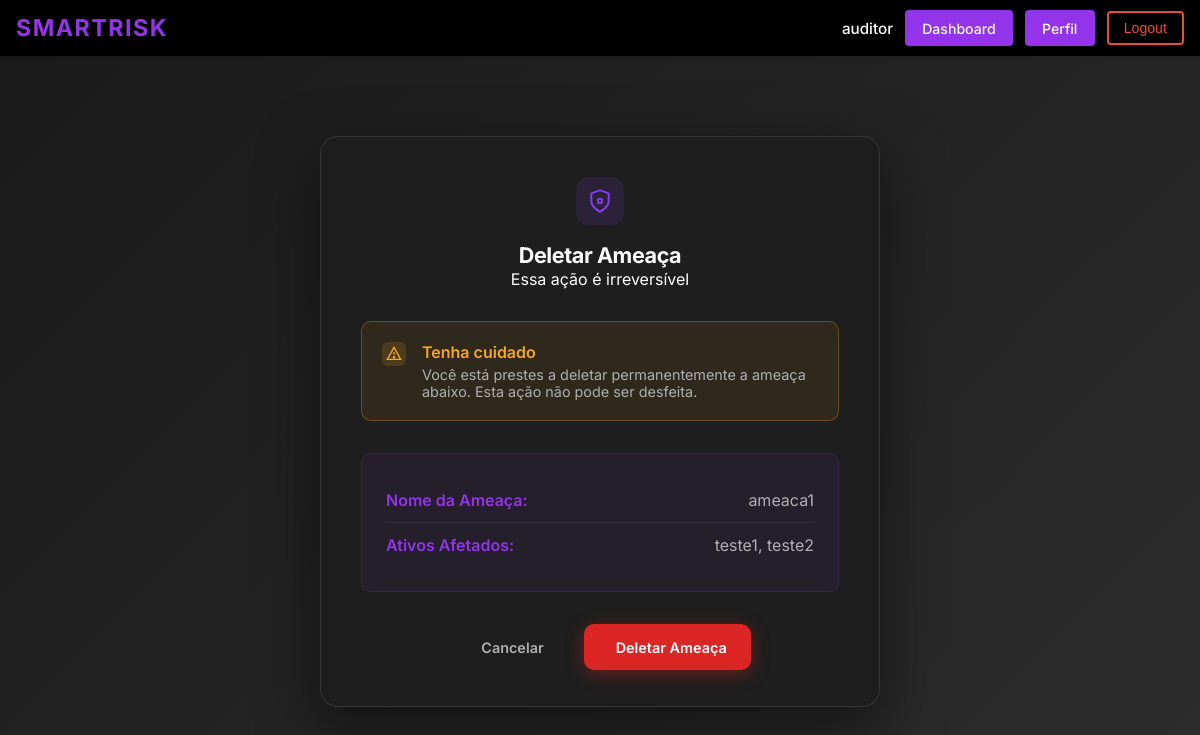
Page /deletar_ameaca/1/ (signed in) on the committed database.
### ismsapp/models.py (models this page shows, shortened)
class Ameaca(models.Model):
    """The name/title of the threat."""
    nome = models.CharField(
        max_length=255,
        help_text="Nome ou título da ameaça (ex: Ransomware Cryptolocker).",
    )
    """The assets that this threat targets. A threat can affect multiple assets."""
    ativos = models.ManyToManyField(
        Ativo,
        related_name = "ameacas",
        help_text = "Os ativos que esta ameaça tem como alvo.",
    )
    class Meta:
        verbose_name = "Ameaça"
        verbose_name_plural = "Ameaças"

class Ativo(models.Model):
    """Name/identifier of the asset (e.g., 'Servidor de Banco de Dados Prod-01')."""
    nome = models.CharField(
        max_length=255,
        default="Ativo",
        help_text="Nome único ou identificador do ativo (ex.: 'Servidor de Banco de Dados Prod-01').",
    )
    """Foreign key to the asset category that classifies this asset."""
    categoria = models.ForeignKey(
        CategoriaAtivo,
        on_delete=models.SET_NULL,
        null=True,
        related_name="ativos",
        help_text="Categoria que classifica este ativo.",
    )
    """Numeric score for the Confidentiality dimension, indicating how sensitive the asset's information is. Higher values mean greater damage if data is disclosed without authorization."""
    confidencialidade = models.PositiveSmallIntegerField(
        verbose_name = "Confidencialidade (C)",
        default = 0,
        help_text = (
            "Grau de sensibilidade das informações deste ativo. "
            "Uma pontuação mais alta indica maior prejuízo caso os dados sejam divulgados sem autorização."
        ),
    )
    """Numeric score for the Integrity dimension, indicating how critical it is that the asset's data remains accurate and unaltered. Higher values mean greater harm if data is modified or corrupted."""
    integridade = models.PositiveSmallIntegerField(
        verbose_name = "Integridade (I)",
        default = 0,
        help_text = (
            "Grau de criticalidade do dado deste ativo. "
            "Uma pontuação mais alta indica maior dano se os dados forem modificados ou corrompidos."
        ),
    )
    """Numeric score for the Availability dimension, indicating how important it is that the asset is accessible when needed. Higher values mean more severe impact if the asset becomes unavailable."""
    disponibilidade = models.PositiveSmallIntegerField(
        verbose_name = "Disponibilidade (D)",
        default = 0,
        help_text = (
            "Grau de importância do acesso a este ativo quando necessário. "
            "Uma pontuação mais alta indica impacto mais severo se o ativo se tornar indisponível."
        ),
    )
    """The Privacy dimension score, indicating how much the asset handles personal data subject to privacy regulations. Higher values mean greater exposure to privacy-related obligations and risks."""
    privacidade = models.PositiveSmallIntegerField(
        verbose_name = "Privacidade (P)",
        default = 0,
        help_text = (
            "O grau em que este ativo lida com dados pessoais sujeitos a regulamentações de privacidade. "
            "Uma pontuação mais alta indica maior exposição a obrigações e riscos relacionados à privacidade."
        ),
    )
    """Composite CIDP weight calculated from the four dimension scores previously defined. This value is used in risk scoring to reflect the overall criticality of the asset. Consider overriding the save() method or using a @property to automatically keep this value in sync whenever any of the individual dimension scores are updated."""
    peso_cidp = models.DecimalField(
        max_digits = 5,
        decimal_places = 2,
        default = 0,
        help_text = (
            "Peso composto CIDP calculado a partir das quatro pontuações de dimensão acima. "
        ),
    )
    class Meta:
        verbose_name = "Ativo"
        verbose_name_plural = "Ativos"

### ismsapp/views.py (the view, shortened to what this page needs)
# urls.py: path("deletar_ameaca/<int:ameaca_id>/", views.DeleteAmeacaView.as_view(), name="deletar_ameaca"),
class DeleteAmeacaView(View):
    template_name = "ismsapp/deletar_ameaca.html"
    def _check_permission(self, user):
        if not user.is_authenticated:
            return False
        user_profile = getattr(user, 'profile', None)
        if not user_profile:
            return False
        allowed_actors = [
            UserProfile.Actor.AUDITOR,
            UserProfile.Actor.ANALISTA
        ]
        return user_profile.actor_type in allowed_actors
    @method_decorator(login_required(login_url="login"))
    def get(self, request, ameaca_id=None, *args, **kwargs):
        if not self._check_permission(request.user):
            return redirect('dashboard')
        from .models import Ameaca
        if not ameaca_id:
            return redirect('lista_ameacas')
        try:
            ameaca = Ameaca.objects.get(id=ameaca_id)
        except Ameaca.DoesNotExist:
            return redirect('lista_ameacas')
        contexto = {
            'ameaca': ameaca,
            'ameaca_id': ameaca_id,
        }
        return render(request, self.template_name, contexto)

### ismsapp/templates/ismsapp/deletar_ameaca.html (shortened to what this page needs)
{% extends "ismsapp/base.html" %}
{% load static %}
{% block extra_css %}
    <link href="{% static 'css/ismsapp/identificacao_riscos.css' %}" rel="stylesheet">
{% endblock %}
{% block content %}
    <div class="page">
        <form method="post" action="" class="card">
            <div class="card-header">
                <div class="shield-wrap">
                    <svg width="26" height="26" viewBox="0 0 24 24" fill="none" stroke="#8b3cf7" stroke-width="1.8">
                        <path d="M12 22s8-4 8-10V5l-8-3-8 3v7c0 6 8 10 8 10z"/>
                        <circle cx="12" cy="12" r="2"/>
                    </svg>
                </div>
                <div>
                    <h1 class="card-title">Deletar Ameaça</h1>
                    <p class="card-description">Essa ação é irreversível</p>
                </div>
            </div>
            <div class="warning-box">
                <span class="warning-icon">
                    <svg width="16" height="16" viewBox="0 0 24 24" fill="none" stroke="currentColor" stroke-width="2">
                        <path d="M12 2L2 20h20L12 2z"/>
                        <line x1="12" y1="9" x2="12" y2="13"/>
                        <circle cx="12" cy="17" r="1"/>
                    </svg>
                </span>
                <div>
                    <p class="warning-title">Tenha cuidado</p>
                    <p class="warning-text">Você está prestes a deletar permanentemente a ameaça abaixo. Esta ação não pode ser desfeita.</p>
                </div>
            </div>
            <div class="threat-details">
                <div class="detail-row">
                    <span class="detail-label">Nome da Ameaça:</span>
                    <span class="detail-value">{{ ameaca.nome }}</span>
                </div>
                <div class="detail-row">
                    <span class="detail-label">Ativos Afetados:</span>
                    <span class="detail-value">
                        {% if ameaca.ativos.all %}
                            {% for ativo in ameaca.ativos.all %}
                                {{ ativo.nome }}{% if not forloop.last %}, {% endif %}
                            {% endfor %}
                        {% else %}
                            Nenhum ativo
                        {% endif %}
                    </span>
                </div>
            </div>
            <div class="form-buttons">
                <a href="{% url 'lista_ameacas' %}" class="btn btn-cancel">
                     Cancelar
                </a>
                <button type="submit" class="btn btn-confirm btn-danger">
                     Deletar Ameaça
                </button>
            </div>
        </form>
    </div>
{% endblock %}

### ismsapp/templates/ismsapp/base.html (shortened to what this page needs)
{% load static %}
<!DOCTYPE html>
<html lang="en">
<head>
    <link rel="stylesheet" href="{% static 'css/ismsapp/header.css' %}">
    {% block extra_css %}{% endblock %}
</head>
<body class="{% block body_class %}{% endblock %}">
    <header class="isms-header" role="banner">
        <div class="header-container">
            <a href="{% url 'home' %}" class="header-logo" aria-label="SmartRisk home">
                <span class="logo-text">SmartRisk</span>
            </a>
            <nav id="site-navigation" class="header-nav" role="navigation" aria-label="Main Navigation">
                {% if user.is_authenticated %}
                    <div class="nav-user">
                        <span class="username">{{ user.username }}</span>
                        <a href="{% url 'dashboard' %}" class="nav-button dashboard-button {% if request.resolver_match.url_name == 'dashboard' %}active{% endif %}" aria-label="Dashboard">
                            Dashboard
                        </a>
                        <a href="{% url 'profile' %}" class="nav-button profile-button {% if request.resolver_match.url_name == 'profile' %}active{% endif %}" aria-label="Profile">
                            Perfil
                        </a>
                        <form action="{% url 'logout' %}" method="post" style="display:inline;">
                            <button type="submit" class="nav-button logout-button" aria-label="Logout">Logout</button>
                        </form>
                    </div>
                {% endif %}
            </nav>
        </div>
    </header>
    <main id="main-content" class="main-content">
        <div class="content-container">
            {% block content %}{% endblock %}
        </div>
    </main>
</body>
</html>

### ismsapp/static/css/ismsapp/header.css (style rules this page uses)
.isms-header { background-color: #000000; color: white; padding: 0.65rem 0; box-shadow: 0 2px 4px rgba(0, 0, 0, 0.1); position: sticky; top: 0; z-index: 100; }
.header-container { max-width: 1200px; margin: 0 auto; padding: 0 1rem; display: flex; justify-content: space-between; align-items: center; }
.header-logo { text-decoration: none; color: white; display: flex; align-items: center; gap: 0.5rem; }
.logo-text { font-size: 1.45rem; font-weight: 700; letter-spacing: 1.5px; color: #9333ea; text-transform: uppercase; transition: color 0.3s ease; }
.header-nav { display: flex; align-items: center; gap: 0.75rem; }
.nav-user, .nav-auth { display: flex; align-items: center; gap: 0.75rem; }
.username { font-size: 0.95rem; color: #ffffff; font-weight: 500; padding: 0; background-color: transparent; }
.nav-button { padding: 0.45rem 0.95rem; border-radius: 4px; text-decoration: none; font-size: 0.88rem; font-weight: 500; transition: all 0.3s ease; cursor: pointer; border: none; display: inline-block; }
.profile-button { background-color: #9333ea; color: white; border: 2px solid #9333ea; }
.dashboard-button { background-color: #9333ea; color: white; border: 2px solid #9333ea; }
.logout-button { background-color: transparent; color: #e74c3c; border: 2px solid #e74c3c; }
.main-content { max-width: 1200px; margin: 2rem auto; padding: 0 1.5rem; }

### ismsapp/static/css/ismsapp/identificacao_riscos.css (style rules this page uses)
*, *::before, *::after { box-sizing: border-box; margin: 0; padding: 0; }
:root { --bg-page: #1a1a1a; --bg-card: #1e1e1e; --bg-guide: rgba(30, 30, 30, 0.7); --bg-btn: rgba(255, 255, 255, 0.08); --bg-btn-hover: rgba(255, 255, 255, 0.12); --purple: #9333ea; --purple-hover: #a855f7; --purple-border: #b366ff; --border: rgba(255, 255, 255, 0.15); --border-soft: rgba(255, 255, 255, 0.1); --text-primary: #ffffff; --text-secondary: #b0b0b0; --text-muted: #808080; }
html, body { min-height: 100vh; background: linear-gradient(135deg, #1a1a1a 0%, #2d2d2d 100%); font-family: 'Inter', sans-serif; color: var(--text-primary); }
.page { min-height: 100vh; display: flex; flex-direction: column; align-items: center; justify-content: flex-start; padding: 3rem 1rem 5rem; }
.card { background: var(--bg-card); border: 1px solid var(--border-soft); border-radius: 18px; padding: 2.5rem 2.5rem 2.25rem; width: 100%; max-width: 560px; box-shadow: 0 20px 60px rgba(0,0,0,0.5); animation: fadeUp .4s ease both; }
.card-header { text-align: center; margin-bottom: 2rem; }
.shield-wrap { width: 48px; height: 48px; background: rgba(139,60,247,0.12); border-radius: 12px; display: flex; align-items: center; justify-content: center; margin: 0 auto 1rem; }
.card-title { font-size: 1.35rem; font-weight: 700; color: var(--text-primary); letter-spacing: -0.02em; line-height: 1.3; }
.btn-cancel { background: none; border: none; color: var(--text-secondary); font-family: 'Inter', sans-serif; font-size: .9rem; font-weight: 500; cursor: pointer; padding: 0; text-decoration: none; transition: color .14s; }
.btn-confirm { display: flex; align-items: center; gap: .5rem; background: var(--purple); border: none; border-radius: 10px; color: #fff; font-family: 'Inter', sans-serif; font-size: .9rem; font-weight: 600; padding: 0 1.4rem; height: 46px; cursor: pointer; box-shadow: 0 4px 18px rgba(139,60,247,.4); transition: background .14s, box-shadow .14s, transform .1s; }
.form-buttons { display: flex; gap: 1rem; margin-top: 2rem; justify-content: center; }
.btn { padding: 0.75rem 1.5rem; font-size: 0.9rem; font-weight: 600; border: none; border-radius: 10px; cursor: pointer; transition: all 0.2s ease; text-decoration: none; display: flex; align-items: center; justify-content: center; gap: 0.5rem; height: 46px; }

### rows in the picture
Ameaca: nome "ameaca1"
Ativo: nome "teste1"
Ativo: nome "teste2"

### other values in the picture
{{ user.username }} "auditor"
